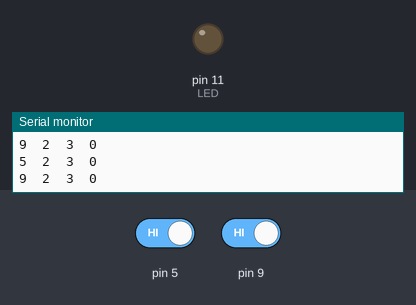
Bench run of a sketch on a simulated Arduino Uno, built with avr-gcc and run on an emulated ATmega328P. On the bench: output pins drawn as LEDs (lit = HIGH), the last lines printed to the serial monitor. The test bench sets the inputs (shaded band); at power-on: pin 5 HIGH, pin 9 HIGH.

Above: at 1.2 s.
1.3 s: pin 5 driven LOW and pin 9 driven LOW
At 2.5 s:
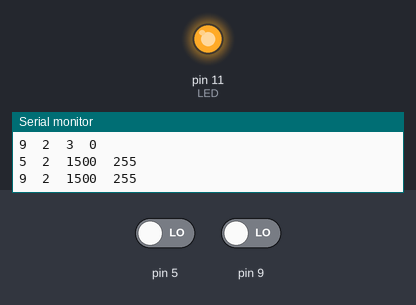
2.8 s: pin 5 driven HIGH
At 3.88 s:
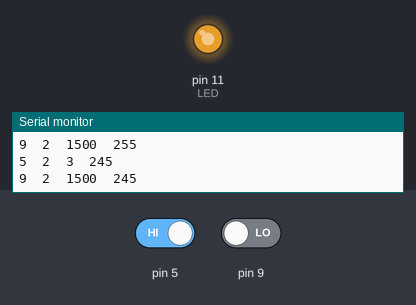
At 5.09 s:
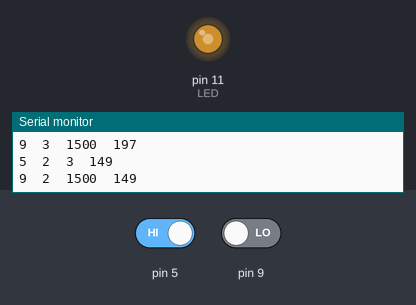
5.8 s: pin 9 driven HIGH
Timing chart, 0 to 9.6 s (numbered marks = the images above; inputs shaded):
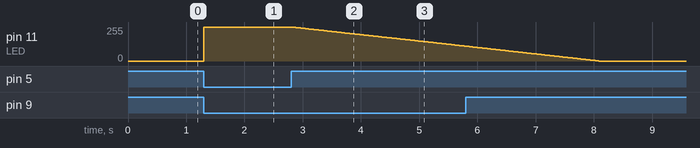

The sketch:

DualCapacitiveFoil.ino
```cpp
// (licence header left out)
#include "CapacitiveSensor.h"

/*
  Wiring Diagram (1 Send Pin, 2 Receive Pins), Resistors are 10 MegaOhm!

			         +---[ Resistor 1 ]----+----o Receive Pin 1
			         |                     |
			         |                 [ Foil A ]
Send Pin  o----------+
			         |
			         |
			         +---[ Resistor 2 ]----+----o Receive Pin 2
			                               |
			                           [ Foil B ]
  Sensor-Setup:
  Pin 7 - Send Pin
  Pin 5 - Receive Pin 1 for foil A
  Pin 9 - Receive Pin 2 for foil B
  Pin 11 - LED, just for debugging
 */
const int LED = 11;

CapacitiveSensor sensor1 = CapacitiveSensor(7, 5);
CapacitiveSensor sensor2 = CapacitiveSensor(7, 9);

void setup()
{
	// Turn off auto calibration
	sensor1.set_CS_AutocaL_Millis(0xFFFFFFFF);
	sensor2.set_CS_AutocaL_Millis(0xFFFFFFFF);

	pinMode(LED, OUTPUT); // Pin 11, driving an LED using PWM

	Serial.begin(74880);
}

long sensorActivationThreshold = 1000; // This might need calibration

unsigned long nextSerialPrint = 0;
int serialPrintInterval = 1000; // In milliseconds

int ledIntensity = 0;
unsigned long nextIntensityCheck = 0;
int intensityCheckInterval = 20; // In milliseconds

void loop()
{
	unsigned long start = millis();

	// n readouts, build average
	long sensorValue1 = sensor1.capacitiveSensor(10);
	long sensorValue2 = sensor2.capacitiveSensor(10);

	unsigned long now = millis();
	if (sensorValue1 > sensorActivationThreshold && sensorValue2 > sensorActivationThreshold)
	{
		ledIntensity = 255;
		nextIntensityCheck = now + intensityCheckInterval;
	}
	else if (now >= nextIntensityCheck)
	{
		if (ledIntensity > 0)
		{
			ledIntensity--;
			nextIntensityCheck = now + intensityCheckInterval;
		}
		else
		{
			nextIntensityCheck = 0xffffffff;
		}
	}
	analogWrite(LED, ledIntensity);

	now = millis();
	if (now >= nextSerialPrint)
	{
		nextSerialPrint = now + serialPrintInterval;

		Serial.print("5\t");                    // Pin number
		Serial.print(now - start);              // Time performance
		Serial.print("\t");                     // Tab
		Serial.print(sensorValue1);             // Sensor value
		Serial.print("\t");                     // Tab
		Serial.println(ledIntensity);           // Led intensity

		Serial.print("9\t");                    // Pin number
		Serial.print(now - start);              // Time performance
		Serial.print("\t");                     // Tab
		Serial.print(sensorValue2);             // Sensor value
		Serial.print("\t");                     // Tab
		Serial.println(ledIntensity);           // Led intensity
	}

	delay(3); // Short delay
}
```

Measured:
- after the input at 1.3 s, pin 11 (LED): 0/255 → 255/255 at once
- after the input at 2.8 s, pin 11 (LED): moves from 255/255 to 111/255 over 3.0 s, starting at once
